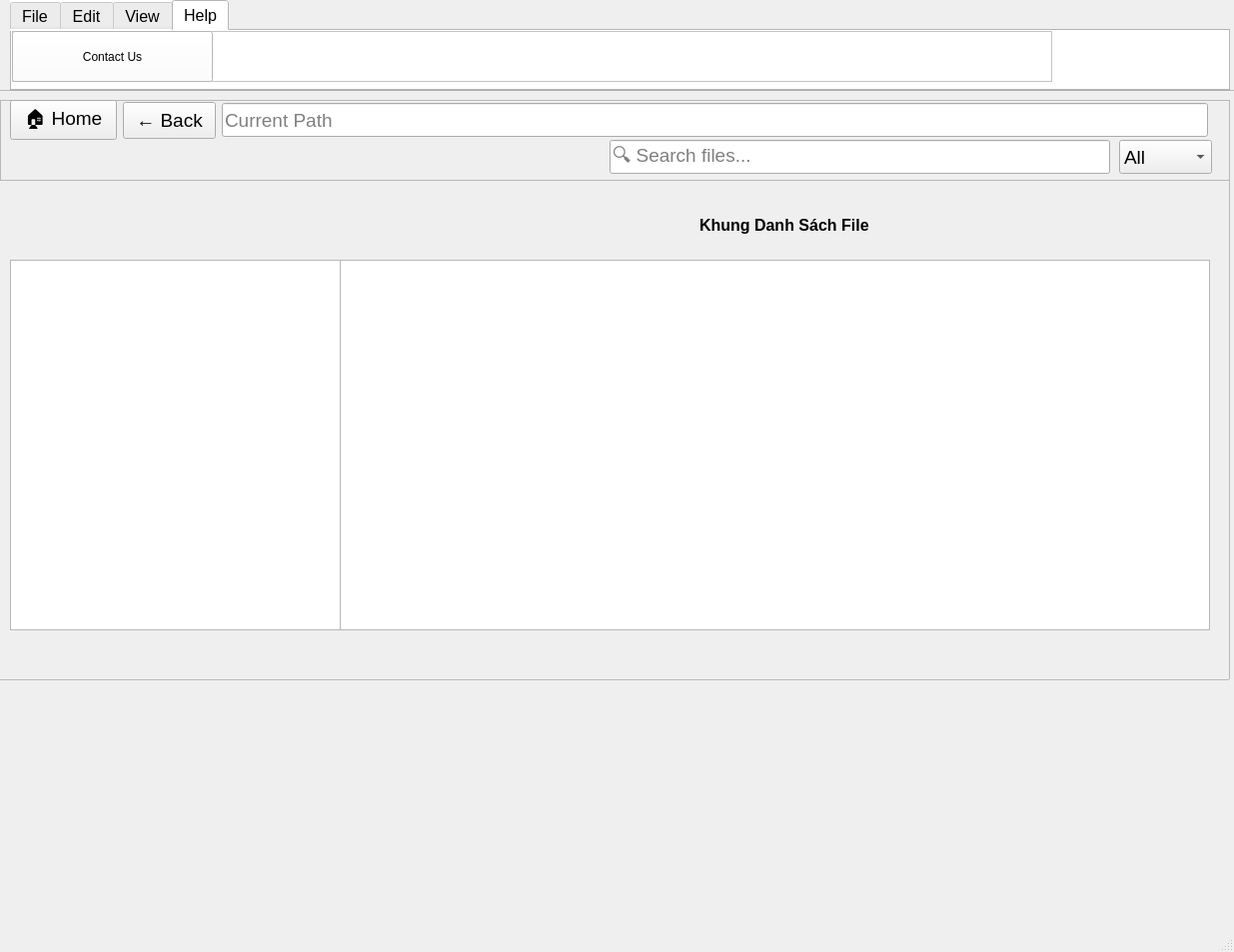
<?xml version="1.0" encoding="UTF-8"?>
<ui version="4.0">
 <class>MainWindow</class>
 <widget class="QMainWindow" name="MainWindow">
  <property name="geometry">
   <rect>
    <x>0</x>
    <y>0</y>
    <width>1235</width>
    <height>953</height>
   </rect>
  </property>
  <property name="windowTitle">
   <string>MainWindow</string>
  </property>
  <widget class="QWidget" name="centralwidget">
   <widget class="QFrame" name="lowerframe">
    <property name="geometry">
     <rect>
      <x>-10</x>
      <y>100</y>
      <width>1241</width>
      <height>581</height>
     </rect>
    </property>
    <property name="styleSheet">
     <string notr="true">background - color: rgb(208, 208, 208)</string>
    </property>
    <property name="frameShape">
     <enum>QFrame::StyledPanel</enum>
    </property>
    <property name="frameShadow">
     <enum>QFrame::Raised</enum>
    </property>
    <widget class="QTableView" name="tableView">
     <property name="geometry">
      <rect>
       <x>350</x>
       <y>160</y>
       <width>871</width>
       <height>371</height>
      </rect>
     </property>
    </widget>
    <widget class="QFrame" name="frame_6">
     <property name="geometry">
      <rect>
       <x>10</x>
       <y>0</y>
       <width>1231</width>
       <height>81</height>
      </rect>
     </property>
     <property name="font">
      <font>
       <pointsize>14</pointsize>
      </font>
     </property>
     <property name="frameShape">
      <enum>QFrame::StyledPanel</enum>
     </property>
     <property name="frameShadow">
      <enum>QFrame::Raised</enum>
     </property>
     <widget class="QPushButton" name="btnHome">
      <property name="geometry">
       <rect>
        <x>10</x>
        <y>0</y>
        <width>107</width>
        <height>40</height>
       </rect>
      </property>
      <property name="font">
       <font>
        <pointsize>14</pointsize>
       </font>
      </property>
      <property name="styleSheet">
       <string notr="true"/>
      </property>
      <property name="text">
       <string>🏠 Home</string>
      </property>
     </widget>
     <widget class="QLineEdit" name="txtPath">
      <property name="geometry">
       <rect>
        <x>222</x>
        <y>3</y>
        <width>987</width>
        <height>34</height>
       </rect>
      </property>
      <property name="font">
       <font>
        <pointsize>14</pointsize>
       </font>
      </property>
      <property name="text">
       <string/>
      </property>
      <property name="readOnly">
       <bool>true</bool>
      </property>
      <property name="placeholderText">
       <string>Current Path</string>
      </property>
     </widget>
     <widget class="QPushButton" name="btnBack">
      <property name="geometry">
       <rect>
        <x>123</x>
        <y>2</y>
        <width>93</width>
        <height>37</height>
       </rect>
      </property>
      <property name="font">
       <font>
        <pointsize>14</pointsize>
       </font>
      </property>
      <property name="text">
       <string>← Back</string>
      </property>
     </widget>
     <widget class="QLineEdit" name="txtSearch">
      <property name="geometry">
       <rect>
        <x>610</x>
        <y>40</y>
        <width>501</width>
        <height>34</height>
       </rect>
      </property>
      <property name="font">
       <font>
        <pointsize>14</pointsize>
       </font>
      </property>
      <property name="placeholderText">
       <string>🔍 Search files...</string>
      </property>
     </widget>
     <widget class="QComboBox" name="cboFilter">
      <property name="geometry">
       <rect>
        <x>1120</x>
        <y>40</y>
        <width>93</width>
        <height>34</height>
       </rect>
      </property>
      <property name="font">
       <font>
        <pointsize>14</pointsize>
       </font>
      </property>
      <property name="currentText">
       <string>All</string>
      </property>
      <property name="maxVisibleItems">
       <number>10</number>
      </property>
      <item>
       <property name="text">
        <string>All</string>
       </property>
      </item>
      <item>
       <property name="text">
        <string>Folder</string>
       </property>
      </item>
      <item>
       <property name="text">
        <string>.txt</string>
       </property>
      </item>
      <item>
       <property name="text">
        <string>.pdf</string>
       </property>
      </item>
      <item>
       <property name="text">
        <string>.docx</string>
       </property>
      </item>
      <item>
       <property name="text">
        <string>.png</string>
       </property>
      </item>
     </widget>
    </widget>
    <widget class="QLabel" name="label">
     <property name="geometry">
      <rect>
       <x>710</x>
       <y>110</y>
       <width>241</width>
       <height>31</height>
      </rect>
     </property>
     <property name="font">
      <font>
       <pointsize>12</pointsize>
       <weight>75</weight>
       <bold>true</bold>
      </font>
     </property>
     <property name="autoFillBackground">
      <bool>true</bool>
     </property>
     <property name="text">
      <string>Khung Danh Sách File</string>
     </property>
     <property name="scaledContents">
      <bool>false</bool>
     </property>
     <property name="wordWrap">
      <bool>false</bool>
     </property>
    </widget>
    <widget class="QTreeView" name="treeView">
     <property name="geometry">
      <rect>
       <x>20</x>
       <y>160</y>
       <width>331</width>
       <height>371</height>
      </rect>
     </property>
    </widget>
   </widget>
   <widget class="QFrame" name="upperframe">
    <property name="geometry">
     <rect>
      <x>-10</x>
      <y>-10</y>
      <width>1251</width>
      <height>101</height>
     </rect>
    </property>
    <property name="styleSheet">
     <string notr="true">background - color: rgb(255, 255, 255)</string>
    </property>
    <property name="frameShape">
     <enum>QFrame::StyledPanel</enum>
    </property>
    <property name="frameShadow">
     <enum>QFrame::Raised</enum>
    </property>
    <widget class="QTabWidget" name="tabWidget">
     <property name="geometry">
      <rect>
       <x>20</x>
       <y>10</y>
       <width>1221</width>
       <height>91</height>
      </rect>
     </property>
     <property name="font">
      <font>
       <pointsize>12</pointsize>
      </font>
     </property>
     <property name="styleSheet">
      <string notr="true">background-color: rgb(255, 255, 255)</string>
     </property>
     <property name="currentIndex">
      <number>3</number>
     </property>
     <widget class="QWidget" name="File">
      <property name="whatsThis">
       <string/>
      </property>
      <attribute name="title">
       <string>File</string>
      </attribute>
      <widget class="QFrame" name="frame">
       <property name="geometry">
        <rect>
         <x>0</x>
         <y>0</y>
         <width>891</width>
         <height>51</height>
        </rect>
       </property>
       <property name="frameShape">
        <enum>QFrame::StyledPanel</enum>
       </property>
       <property name="frameShadow">
        <enum>QFrame::Raised</enum>
       </property>
       <widget class="QToolButton" name="newfolder">
        <property name="geometry">
         <rect>
          <x>0</x>
          <y>0</y>
          <width>201</width>
          <height>51</height>
         </rect>
        </property>
        <property name="text">
         <string>New Folder</string>
        </property>
       </widget>
       <widget class="QToolButton" name="open">
        <property name="geometry">
         <rect>
          <x>200</x>
          <y>0</y>
          <width>201</width>
          <height>51</height>
         </rect>
        </property>
        <property name="text">
         <string>Open Folder</string>
        </property>
       </widget>
       <widget class="QToolButton" name="save">
        <property name="geometry">
         <rect>
          <x>400</x>
          <y>0</y>
          <width>201</width>
          <height>51</height>
         </rect>
        </property>
        <property name="text">
         <string>Save File</string>
        </property>
        <property name="autoRepeat">
         <bool>false</bool>
        </property>
       </widget>
      </widget>
     </widget>
     <widget class="QWidget" name="edit">
      <attribute name="title">
       <string>Edit</string>
      </attribute>
      <widget class="QFrame" name="frame_2">
       <property name="geometry">
        <rect>
         <x>0</x>
         <y>0</y>
         <width>1041</width>
         <height>51</height>
        </rect>
       </property>
       <property name="frameShape">
        <enum>QFrame::StyledPanel</enum>
       </property>
       <property name="frameShadow">
        <enum>QFrame::Raised</enum>
       </property>
       <widget class="QToolButton" name="addfolder">
        <property name="geometry">
         <rect>
          <x>0</x>
          <y>0</y>
          <width>201</width>
          <height>51</height>
         </rect>
        </property>
        <property name="text">
         <string>Add folder</string>
        </property>
       </widget>
       <widget class="QToolButton" name="addfile">
        <property name="geometry">
         <rect>
          <x>200</x>
          <y>0</y>
          <width>201</width>
          <height>51</height>
         </rect>
        </property>
        <property name="text">
         <string>Add File</string>
        </property>
       </widget>
       <widget class="QToolButton" name="rename">
        <property name="geometry">
         <rect>
          <x>400</x>
          <y>0</y>
          <width>201</width>
          <height>51</height>
         </rect>
        </property>
        <property name="text">
         <string>Rename</string>
        </property>
       </widget>
       <widget class="QToolButton" name="delete_2">
        <property name="geometry">
         <rect>
          <x>600</x>
          <y>0</y>
          <width>201</width>
          <height>51</height>
         </rect>
        </property>
        <property name="text">
         <string>Delete</string>
        </property>
       </widget>
      </widget>
     </widget>
     <widget class="QWidget" name="view">
      <attribute name="title">
       <string>View</string>
      </attribute>
      <widget class="QFrame" name="frame_3">
       <property name="geometry">
        <rect>
         <x>0</x>
         <y>0</y>
         <width>1201</width>
         <height>51</height>
        </rect>
       </property>
       <property name="frameShape">
        <enum>QFrame::StyledPanel</enum>
       </property>
       <property name="frameShadow">
        <enum>QFrame::Raised</enum>
       </property>
       <widget class="QToolButton" name="toolButton_16">
        <property name="geometry">
         <rect>
          <x>0</x>
          <y>0</y>
          <width>201</width>
          <height>51</height>
         </rect>
        </property>
        <property name="text">
         <string>...</string>
        </property>
       </widget>
       <widget class="QToolButton" name="toolButton_17">
        <property name="geometry">
         <rect>
          <x>200</x>
          <y>0</y>
          <width>201</width>
          <height>51</height>
         </rect>
        </property>
        <property name="text">
         <string>...</string>
        </property>
       </widget>
       <widget class="QToolButton" name="toolButton_18">
        <property name="geometry">
         <rect>
          <x>400</x>
          <y>0</y>
          <width>201</width>
          <height>51</height>
         </rect>
        </property>
        <property name="text">
         <string>...</string>
        </property>
       </widget>
       <widget class="QToolButton" name="toolButton_19">
        <property name="geometry">
         <rect>
          <x>600</x>
          <y>0</y>
          <width>201</width>
          <height>51</height>
         </rect>
        </property>
        <property name="text">
         <string>...</string>
        </property>
       </widget>
      </widget>
     </widget>
     <widget class="QWidget" name="help">
      <attribute name="title">
       <string>Help</string>
      </attribute>
      <widget class="QFrame" name="frame_4">
       <property name="geometry">
        <rect>
         <x>0</x>
         <y>0</y>
         <width>1041</width>
         <height>51</height>
        </rect>
       </property>
       <property name="frameShape">
        <enum>QFrame::StyledPanel</enum>
       </property>
       <property name="frameShadow">
        <enum>QFrame::Raised</enum>
       </property>
       <widget class="QToolButton" name="contact">
        <property name="geometry">
         <rect>
          <x>0</x>
          <y>0</y>
          <width>201</width>
          <height>51</height>
         </rect>
        </property>
        <property name="text">
         <string>Contact Us</string>
        </property>
       </widget>
      </widget>
     </widget>
    </widget>
   </widget>
  </widget>
  <widget class="QMenuBar" name="menubar">
   <property name="geometry">
    <rect>
     <x>0</x>
     <y>0</y>
     <width>1235</width>
     <height>26</height>
    </rect>
   </property>
  </widget>
  <widget class="QStatusBar" name="statusbar"/>
 </widget>
 <resources/>
 <connections/>
</ui>
